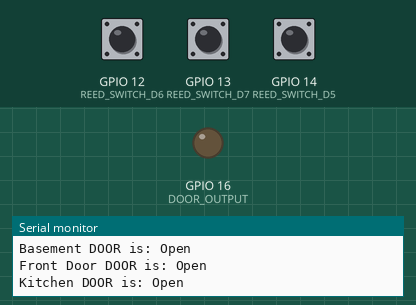
Recording of a sketch running on a simulated ESP8266 (NodeMCU). Parts: output pins drawn as LEDs (lit = HIGH), the last lines printed to the serial monitor. The inputs (shaded band) are chosen by the test bench; at power-on: GPIO 12 (REED_SWITCH_D6) HIGH, GPIO 13 (REED_SWITCH_D7) HIGH, GPIO 14 (REED_SWITCH_D5) HIGH. WiFi joins after 1.5 s; servers stay silent unless stated; no MQTT or app messages arrive unless stated.

Above: at 2.7 s.
2.8 s: GPIO 12 (REED_SWITCH_D6) pulled LOW for 0.15 s
At 2.88 s:
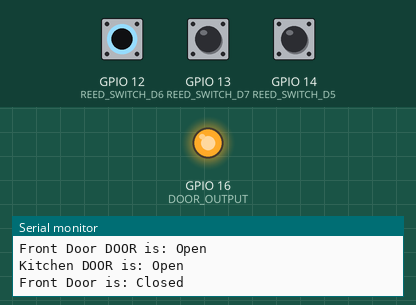
4.4 s: GPIO 13 (REED_SWITCH_D7) pulled LOW for 0.15 s
At 5.7 s:
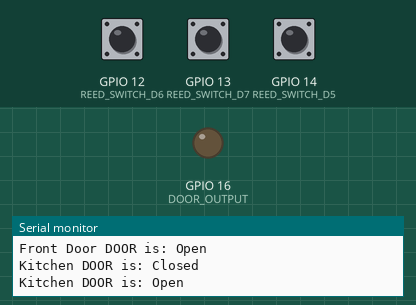
6.0 s: GPIO 14 (REED_SWITCH_D5) pulled LOW for 0.15 s
At 6.08 s:
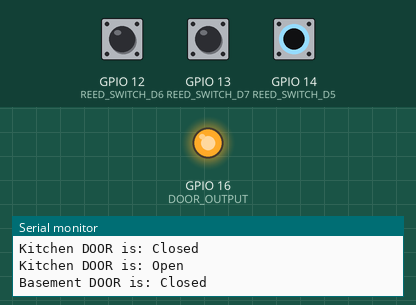
10.6 s: GPIO 12 (REED_SWITCH_D6) pulled LOW for 3.2 s
At 14.5 s:
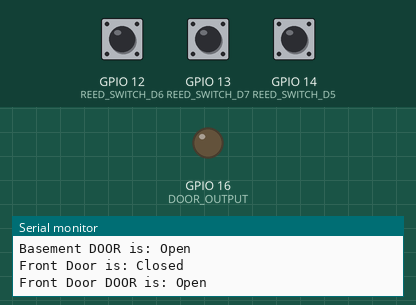
Timing chart, 0 to 16.0 s (numbered marks = the images above; inputs shaded):
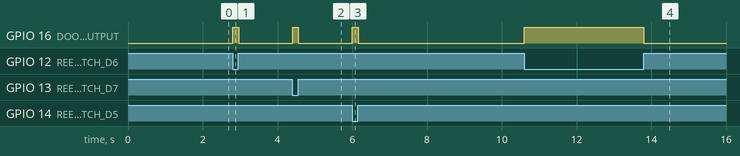

The sketch:

Door_Sensors.ino
```cpp
#include <PubSubClient.h>
#include <ESP8266WiFi.h>
#include <ESP8266mDNS.h>
#define REED_SWITCH_D5 14 //D5 GPIO PIN 14
#define REED_SWITCH_D6 12 //D6 GPIO PIN 12
#define REED_SWITCH_D7 13 //D6 GPIO PIN 13
#define DOOR_OUTPUT 16 //Light Sensor Red

const char* ssid = "name";
const char* ssid2 = "name2";
const char* password = "password";
const char* password2 = "password";
const char* mqtt_server = "0.0.0.0";
const int mqtt_port = 1883;
const char* mqtt_user = "user";
const char* mqtt_pass = "userpassword";
const char* mqtt_client_name = "sonoff"; // Client connections cant have the same connection name
const char* mqtt_topic= "home/doors/stat";
const char* mqtt_topic_basement = "home/doors/basement/stat";
const char* mqtt_topic_basement_stat_on = "Open";
const char* mqtt_topic_basement_stat_off = "Closed";
const char* mqtt_topic_kitchen = "home/doors/kitchen/stat";
const char* mqtt_topic_kitchen_stat_on = "Open";
const char* mqtt_topic_kitchen_stat_off = "Closed";
const char* mqtt_topic_front_door = "home/doors/front/stat";
const char* mqtt_topic_front_door_stat_on = "Open";
const char* mqtt_topic_front_door_stat_off = "Closed";

WiFiClient espClient;
PubSubClient client(espClient);
// Variables
int doorClosed_d5 = 1;
int doorClosed_d6 = 1;
int doorClosed_d7 = 1;
bool boot = true;
long lastMsg = 0;
char msg[50];
int value = 0;

void setup_wifi() {
  delay(10);
  // We start by connecting to a WiFi network
  Serial.println();
  Serial.print("Connecting to ");
  Serial.println(ssid);

  WiFi.begin(ssid, password);
  while (WiFi.status() != WL_CONNECTED) {
    delay(500);
    Serial.print(".");
  }

  randomSeed(micros());

  Serial.println("");
  Serial.println("WiFi connected");
  Serial.print("IP address: ");
  Serial.println(WiFi.localIP());
}


void callback(char* topic, byte* payload, unsigned int length) {
  Serial.print("Message arrived [");
  Serial.print(topic);
  Serial.print("] ");
  for (int i = 0; i < length; i++) {
    Serial.print((char)payload[i]);
  }
  Serial.println();
  // Switch on the LED if an 1 was received as first character
  if ((char)payload[0] == 'O') {
    // digitalWrite(BUILTIN_LED, LOW);   // Turn the LED on (Note that LOW is the voltage level
    Serial.println("DOOR Open- callback ");
    //Serial.println((char)payload[0]);
    Serial.println(doorClosed_d5);
    // but actually the LED is on; this is because
    // it is active low on the ESP-01)
  } else{
    // digitalWrite(BUILTIN_LED, HIGH);  // Turn the LED off by making the voltage HIGH
    Serial.println("DOOR Closed- callback ");
    //Serial.println((char)payload[0]);
    Serial.println(doorClosed_d5);
  }
}

void reconnect() {
  // Loop until we're reconnected
  while (!client.connected()) {
    Serial.print("Attempting MQTT connection...");
    // Create a random client ID
    // String clientId = "kitchendoor-";
    // clientId += String(random(0xffff), HEX);
    // Attempt to connect
    if (client.connect(mqtt_client_name, mqtt_user, mqtt_pass, mqtt_topic, 0, 0, "closed")) {
      Serial.print("connected: ");
      // Once connected, publish an announcement...
      client.publish("home/doors/stat", "Connected");
      // ... and resubscribe
      client.subscribe(mqtt_topic);
      Serial.println(WiFi.localIP());
    } else {
      Serial.print("failed, rc=");
      Serial.print(client.state());
      Serial.println(" try again in 5 seconds");
      // Wait 5 seconds before retrying
      delay(5000);
    }
  }
}

// Code here only runs once at startup
void setup() {
  pinMode(DOOR_OUTPUT, OUTPUT); //Built in LED HIGH = OFF, LOW = ON
  pinMode(REED_SWITCH_D5, INPUT_PULLUP); // Switch open = HIGH, switch closed = LOW  | BASEMENT
  pinMode(REED_SWITCH_D6, INPUT_PULLUP); // Switch open = HIGH, switch closed = LOW  | FRONT DOOR
  pinMode(REED_SWITCH_D7, INPUT_PULLUP); // Switch open = HIGH, switch closed = LOW  | Kitchen DOOR
  Serial.begin(115200);
  setup_wifi();
  client.setServer(mqtt_server, mqtt_port);
  client.setCallback(callback);
}

void loop() {
  // put your main code here, to run repeatedly:
  if (!client.connected()) {
    reconnect();
  }
  client.loop();

  long now = millis();

  // Basement Back Door Reed Switch OPENED
  if ((digitalRead(REED_SWITCH_D5) == HIGH) && (doorClosed_d5 == 1))
  {
    Serial.print("Basement DOOR is: ");
    Serial.println(mqtt_topic_basement_stat_on);
    digitalWrite(DOOR_OUTPUT, LOW);
    client.publish(mqtt_topic_basement, mqtt_topic_basement_stat_on, true);
    doorClosed_d5 = 0;

  }
  // Basement Back Door Reed Switch CLOSED
  else if ((digitalRead(REED_SWITCH_D5) == LOW) && (doorClosed_d5 == 0))
  {
    Serial.print("Basement DOOR is: ");
    Serial.println(mqtt_topic_basement_stat_off);
    digitalWrite(DOOR_OUTPUT, HIGH);
    client.publish(mqtt_topic_basement, mqtt_topic_basement_stat_off, true);
    doorClosed_d5 = 1;
  }

  // Front Door Reed Switch OPENED
  if ((digitalRead(REED_SWITCH_D6) == HIGH) && (doorClosed_d6 == 1))
  {
    Serial.print("Front Door DOOR is: ");
    Serial.println(mqtt_topic_front_door_stat_on);
    digitalWrite(DOOR_OUTPUT, LOW);
    client.publish(mqtt_topic_front_door, mqtt_topic_front_door_stat_on, true);
    doorClosed_d6 = 0;

  }
  // Front Door Reed Switch CLOSED
  else if ((digitalRead(REED_SWITCH_D6) == LOW) && (doorClosed_d6 == 0))
  {
    Serial.print("Front Door is: ");
    Serial.println(mqtt_topic_front_door_stat_off);
    digitalWrite(DOOR_OUTPUT, HIGH);
    client.publish(mqtt_topic_front_door, mqtt_topic_front_door_stat_off, true);
    doorClosed_d6 = 1;
  }

  // Kitchen Reed Switch OPENED
  if ((digitalRead(REED_SWITCH_D7) == HIGH) && (doorClosed_d7 == 1))
  {
    Serial.print("Kitchen DOOR is: ");
    Serial.println(mqtt_topic_kitchen_stat_on);
    digitalWrite(DOOR_OUTPUT, LOW);
    client.publish(mqtt_topic_kitchen, mqtt_topic_kitchen_stat_on, true);
    doorClosed_d7 = 0;

  }
  // Kitchen Door Reed Switch CLOSED
  else if ((digitalRead(REED_SWITCH_D7) == LOW) && (doorClosed_d7 == 0))
  {
    Serial.print("Kitchen DOOR is: ");
    Serial.println(mqtt_topic_kitchen_stat_off);
    digitalWrite(DOOR_OUTPUT, HIGH);
    client.publish(mqtt_topic_kitchen, mqtt_topic_kitchen_stat_off, true);
    doorClosed_d7 = 1;
  }
  delay(10);
}
```

Measured:
- after the input at 2.8 s, GPIO 16 (DOOR_OUTPUT): LOW → HIGH at once, → LOW 0.15 s later
- after the input at 4.4 s, GPIO 16 (DOOR_OUTPUT): LOW → HIGH at once, → LOW 0.14 s later
- after the input at 6.0 s, GPIO 16 (DOOR_OUTPUT): LOW → HIGH at once, → LOW 0.15 s later
- after the input at 10.6 s, GPIO 16 (DOOR_OUTPUT): LOW → HIGH at once, → LOW 3.2 s later
